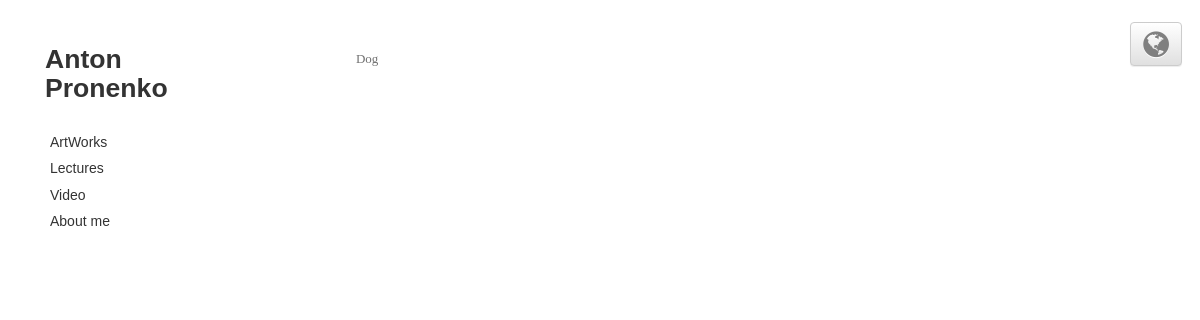
Page /en/Lectures/ on the earlier database version.
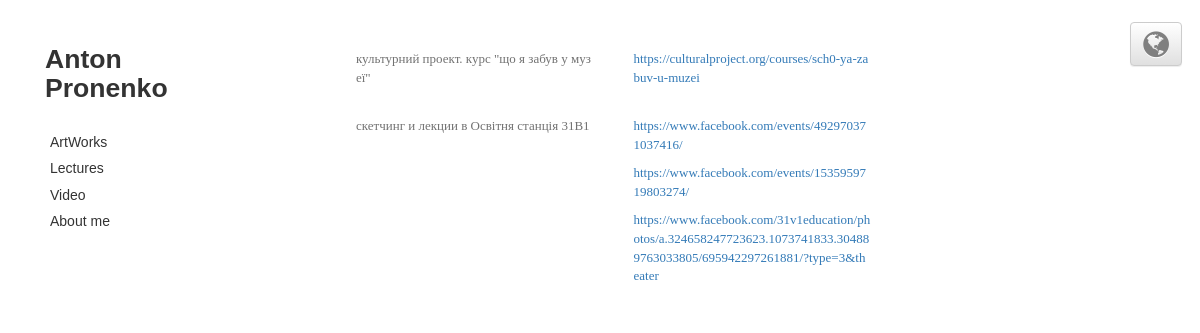
Same page on the later database version.
### ArtWorks/models.py (models this page shows, shortened)
class Block(models.Model):
    UkName = models.CharField(max_length=300, null=True, blank=True)
    EnName = models.CharField(max_length=300, null=True, blank=True)
    Block_URL = models.CharField(max_length=300, null=True, blank=True)

### Lectures/models.py (models this page shows, shortened)
class Lecture(models.Model):
    Img = models.ImageField(upload_to='Lectures', null=True, blank=True)
    UkName = models.CharField(max_length=1000, null=True, blank=True)
    EngName = models.CharField(max_length=1000, null=True, blank=True)
    UkDescription = models.CharField(max_length=3000, null=True, blank=True)
    EngDescription = models.CharField(max_length=3000, null=True, blank=True)

class LectureLink(models.Model):
    Link = models.URLField()
    Lecture = models.ForeignKey(Lecture, on_delete=models.CASCADE, null=True, blank=True)

### Lectures/views.py (the view)
def lectures(request):
    lecture_and_links = [(lecture, list(LectureLink.objects.filter(Lecture=lecture))) for lecture in Lecture.objects.all()]
    block_sub_block = [[block, [[sub_block, list(SubSubBlock.objects.filter(SubBlock=sub_block))]
                                for sub_block in list(SubBlock.objects.filter(Block=block))]] for block in
                       Block.objects.all()]
    return render(request, 'Lectures/lectures.html', {'lecture_and_links': lecture_and_links,
                                                      'block_sub_block': block_sub_block,
                                                      'lang': translation.get_language()})

### templates/Lectures/lectures.html (shortened to what this page needs)
{% extends 'layouts/header.html' %}
{% load staticfiles %}
{% block css %}
    <link rel="stylesheet" href="{% static 'Lectures/lectures.css' %}">
{% endblock %}
{% block content %}
    <div class="col-sm-9">
        <div class="row">
            <div class="col-sm-7">
                <div class="row">
                    {% for lecture in lecture_and_links %}
                        <div class="col-sm-12 lecture">
                            <div class="row">
                                <div class="col-sm-6">
                                    {% if lang == 'uk' %}
                                        <p>{{ lecture.0.UkName }}</p>
                                    {% else %}
                                        {% if lecture.0.EngName %}
                                            <p>{{ lecture.0.EngName }}</p>
                                        {% else %}
                                            <p>{{ lecture.0.UkName }}</p>
                                        {% endif %}
                                    {% endif %}
                                </div>
                                <div class="col-sm-6">
                                    {% for link in lecture.1 %}
                                        <a href="{{ link.Link }}">{{ link.Link }}</a>
                                    {% endfor %}
                                </div>
                            </div>
                        </div>
                    {% endfor %}
                </div>
            </div>
        </div>
    </div>
{% endblock %}

### templates/layouts/header.html (shortened to what this page needs)
{% load staticfiles %}
<!DOCTYPE html>
<html lang="en">
<head>
    <link rel="stylesheet" href="https://maxcdn.bootstrapcdn.com/font-awesome/4.7.0/css/font-awesome.min.css"
          type="text/css">
    <link rel="stylesheet" href="{% static 'layouts/header.css' %}">
    <link rel="stylesheet" href="https://maxcdn.bootstrapcdn.com/bootstrap/3.3.7/css/bootstrap.min.css"
>
    <link rel="stylesheet" href="https://maxcdn.bootstrapcdn.com/bootstrap/3.3.7/css/bootstrap-theme.min.css"
>
    {% block css %}
    {% endblock %}
</head>
<body>
<div class="dropdown">
  <button class="btn btn-default dropdown-toggle" type="button"
          data-toggle="dropdown">
      <i class="fa fa-globe"></i>
  </button>
</div>
<div class="container-fluid">
    <div class="row">
        <aside class="col-md-3 aside">
            <nav class="menu">
                <h2 class="logo">
                    Anton <br>
                    Pronenko
                </h2>
                <ul>
                    {% for block in block_sub_block %}
                        <li>
                        {% if block.1 %}
                            {% if lang == 'uk' %}
                                <div><a>{{ block.0.UkName }}</a></div>
                            {% else %}
                                <div><a>{{ block.0.EnName }}</a></div>
                            {% endif %}
                        {% else %}
                            {% if lang == 'uk' %}
                                <div><a href="/{{ lang }}/{{ block.0.EnName }}">{{ block.0.UkName }}</a></div>
                            {% else %}
                                <div><a href="/{{ lang }}/{{ block.0.EnName }}">{{ block.0.EnName }}</a></div>
                            {% endif %}
                        {% endif %}
                        </li>
                    {% endfor %}
                </ul>
            </nav>
        </aside>
        {% block content %}
        {% endblock %}
</body>
</html>

### static/layouts/header.css (style rules this page uses)
.aside { padding-top: 25px; width: 23% !important; }
.menu ul { padding-left: 20px; max-width: 100%; }
.menu > ul { margin-top: 25px !important; padding-left: 30px; }
.menu li { font-family: karla, sans-serif; font-size: 14px; line-height: 1.9; cursor: pointer; list-style-type: none; }
.menu li a { text-decoration: none !important; color: #333 !important; padding: 5px; }
.logo { font-family: Arial, sans-serif; font-weight: bold; max-width: 100%; padding-left: 30px; cursor: pointer; color: #333; font-size: 1.9em !important; }
.dropdown { position: fixed !important; right: 18px; top: 22px; z-index: 2; }
.dropdown-toggle::after { display: none; }
.fa-globe { font-size: 30px; color: grey; }

### static/Lectures/lectures.css (style rules this page uses)
.lecture:first-child { padding-top: 50px; }
.lecture { float: left; padding: 10px 0; }
.lecture p, .lecture a { padding: 0 5px; float: left; word-break: break-all; font-family: Trebuchet MS, serif; font-size: 13px; }
.lecture a { cursor: pointer; margin-bottom: 10px; }
.lecture p { color: #727272; }

Differences in the rows shown:
removed Lecture: EngName "Dog"
added Lecture: UkName "культурний проект. курс \"що я забув у музеї\""
added LectureLink: Link "https://culturalproject.org/courses/sch0-ya-zabuv-u-muzei", shown under "культурний проект. курс \"що я забув у музеї\""
added Lecture: UkName "скетчинг и лекции в Освітня станція 31В1"
added LectureLink: Link "https://www.facebook.com/events/492970371037416/", shown under "скетчинг и лекции в Освітня станція 31В1"
added LectureLink: Link "https://www.facebook.com/events/1535959719803274/", shown under "скетчинг и лекции в Освітня станція 31В1"
added LectureLink: Link "https://www.facebook.com/31v1education/photos/a.324658247723623.1073741833.304889763033805/695942297261881/?type=3&theater", shown under "скетчинг и лекции в Освітня станція 31В1"
